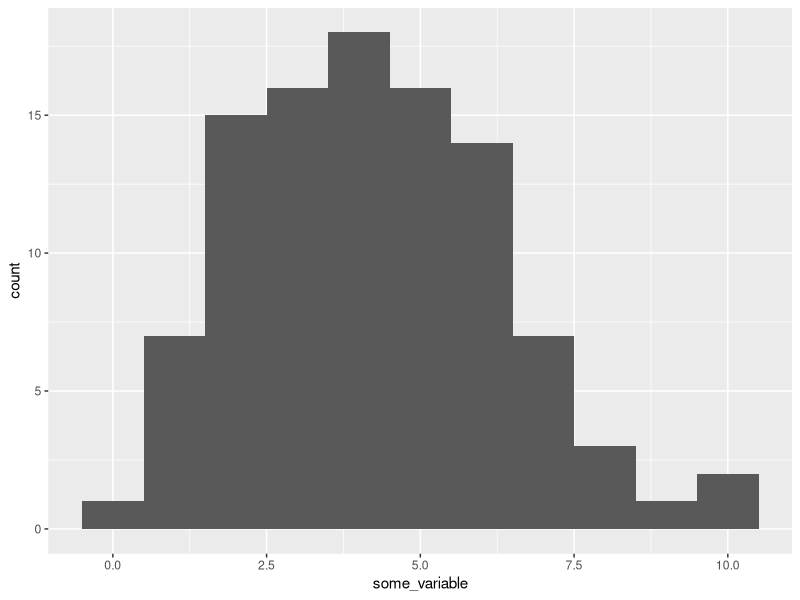

Here is the R script that generated this plot:
## ---- chunk 1
knitr::opts_chunk$set(echo = TRUE)
## ---- chunk 2
#install.packages("dplyr")
#install.packages("ggplot2")
#install.packages("titanic")

library(dplyr)
library(ggplot2)
## ---- chunk 3
my_sample_df <- data_frame(
  some_variable = rpois(n = 100, lambda = 4)
)
## ---- chunk 4
my_sample_df
## ---- chunk 5
t.test(my_sample_df$some_variable, alternative = "greater", mu = 3)
## ---- chunk 6
my_sample_df %>% 
  ggplot() +
  geom_histogram(aes(x = some_variable), binwidth = 1)
